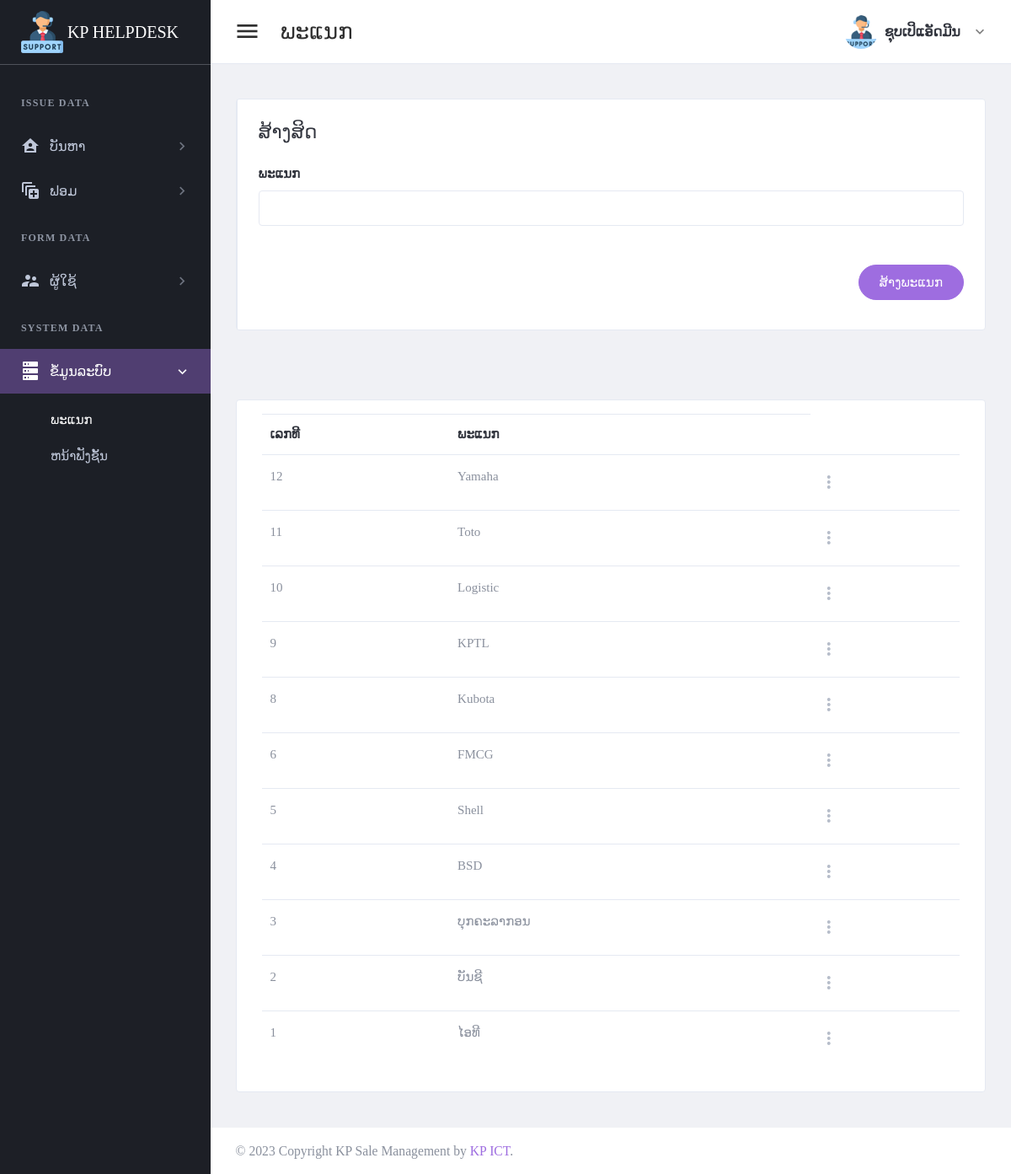
/page/depart.php (signed in), run on an earlier commit of the app's database.
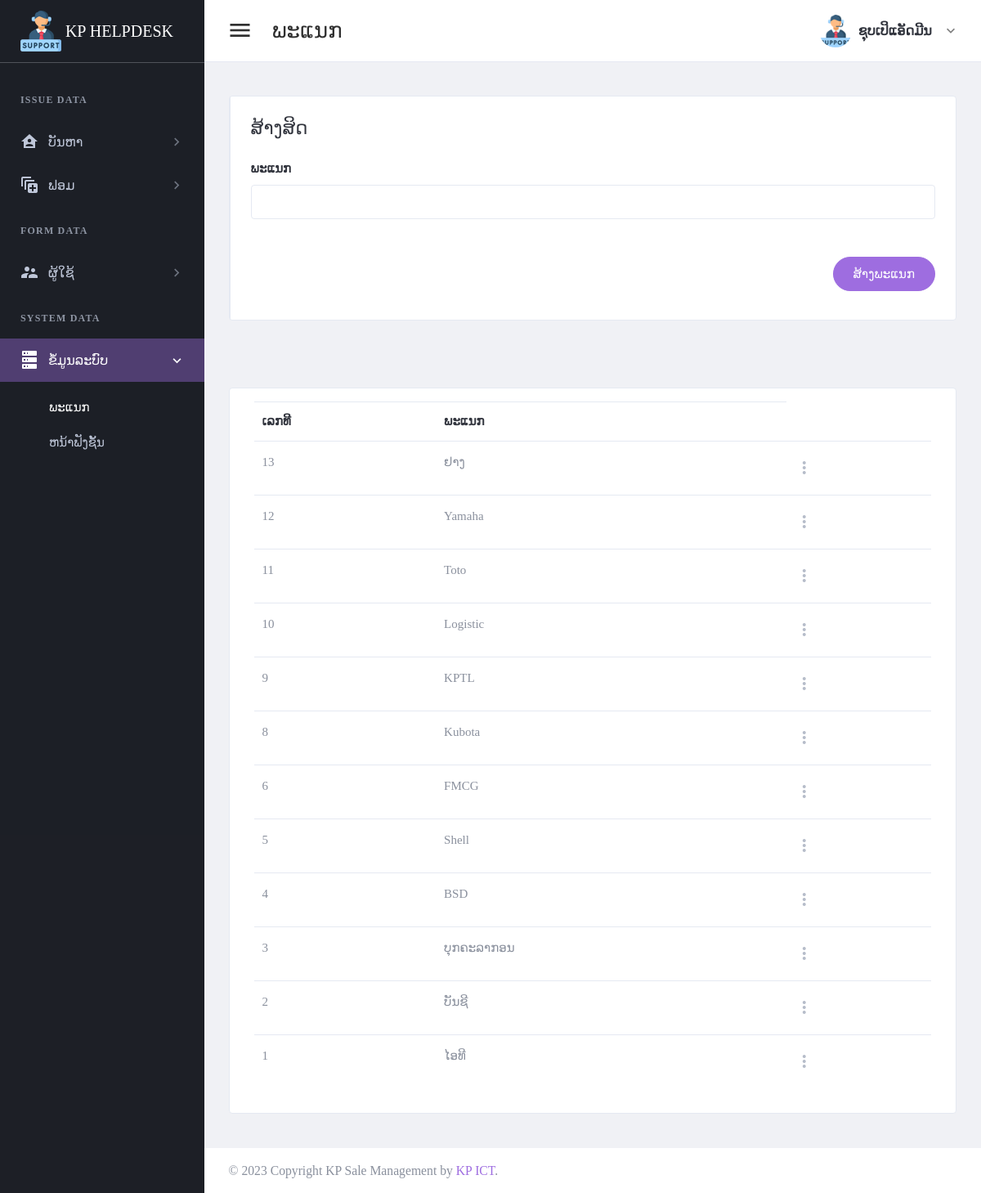
And on a later commit of the database.
### tables this page shows
CREATE TABLE `tbl_header_title` (
  `ht_id` int(11) NOT NULL,
  `ht_name` varchar(300) DEFAULT NULL
);

CREATE TABLE `tbl_sub_title` (
  `st_id` int(11) NOT NULL,
  `st_name` varchar(300) DEFAULT NULL,
  `icon_code` varchar(100) DEFAULT NULL,
  `ht_id` int(11) DEFAULT NULL
);

CREATE TABLE `tbl_page_title` (
  `pt_id` int(11) NOT NULL,
  `pt_name` varchar(300) DEFAULT NULL,
  `ptf_name` varchar(100) DEFAULT NULL,
  `st_id` int(11) DEFAULT NULL
);

CREATE TABLE `tbl_depart` (
  `dp_id` int(11) NOT NULL,
  `dp_name` varchar(150) DEFAULT NULL
);

### setting/checksession.php (called while the page is built, shortened)
<?php
	if($_SESSION['id_users'] == "" )
	{
	header("location:logout.php");
	}
	  else{
		$role_id = $_SESSION["role_id"];
	}
?>

### page/depart.php (the view, shortened to what the changed rows need)
<?php
include("../setting/checksession.php");
include("../setting/conn.php");
$header_name = "ພະແນກ";
$header_click = "4";
?>
<!DOCTYPE html>
<html lang="en" dir="ltr">
<head>
    <?php
    include("../setting/callcss.php");
    ?>
</head>
<body class="navbar-fixed sidebar-fixed" id="body">
    <div class="wrapper">
        <?php include "menu.php"; ?>
        <div class="page-wrapper">
            <div class="content-wrapper">
                <div class="content">
                    <div class="card card-default">
                        <div class="card-body">
                            <table id="productsTable" class="table table-hover table-product" style="width:100%">
                                <thead>
                                    <tr>
                                        <th>ເລກທີ</th>
                                        <th>ພະແນກ</th>
                                    </tr>
                                </thead>
                                <tbody>
                                    <?php
                                    $stmt4 = $conn->prepare("select dp_id,dp_name
                                    from tbl_depart
                                    order by dp_id desc ");
                                    $stmt4->execute();
                                    if ($stmt4->rowCount() > 0) {
                                        while ($row4 = $stmt4->fetch(PDO::FETCH_ASSOC)) {
                                            $dp_id = $row4['dp_id'];
                                            $dp_name = $row4['dp_name'];
                                    ?>
                                            <tr>
                                                <td><?php echo "$dp_id"; ?></td>
                                                <td><?php echo "$dp_name"; ?></td>
                                                <td>
                                                    <div class="dropdown">
                                                        <a class="dropdown-toggle icon-burger-mini" href="#" role="button" id="dropdownMenuLink" data-toggle="dropdown" aria-haspopup="true" aria-expanded="false" data-display="static">
                                                        </a>
                                                    </div>
                                                </td>
                                            </tr>
                                    <?php
                                        }
                                    }
                                    ?>
                                </tbody>
                            </table>
                        </div>
                    </div>
                </div>
            </div>
        </div>
    </div>
</body>
</html>

### page/menu.php (shortened to what the changed rows need)
<aside class="left-sidebar sidebar-dark" id="left-sidebar">
  <div id="sidebar" class="sidebar sidebar-with-footer">
    <div class="sidebar-left" data-simplebar style="height: 100%;">
      <ul class="nav sidebar-inner" id="sidebar-menu">
        <?php
        $stmt = $conn->prepare(" SELECT distinct a.ht_id,ht_name
        FROM tbl_header_title a
        left join tbl_role_page b on a.ht_id = b.ht_id
        where role_id ='$role_id'
        order by  a.ht_id asc ");
        $stmt->execute();
        if ($stmt->rowCount() > 0) {
          while ($row = $stmt->fetch(PDO::FETCH_ASSOC)) {
            $ht_id = $row['ht_id'];
            $ht_name = $row['ht_name'];
        ?>
            <li class="section-title"> <?php echo "$ht_name"; ?></li>
            <?php
            $stmt1 = $conn->prepare("SELECT distinct a.st_id,st_name,role_id,icon_code
            FROM tbl_sub_title a
            left join tbl_role_page b on a.st_id = b.st_id
            where a.ht_id = '$ht_id' and role_id ='$role_id'
            order by a.st_id asc ");
            $stmt1->execute();
            if ($stmt1->rowCount() > 0) {
              while ($row1 = $stmt1->fetch(PDO::FETCH_ASSOC)) {
                $st_name = $row1['st_name'];
                $st_id = $row1['st_id'];
                $icon_code = $row1['icon_code'];
            ?>
                <li class='has-sub <?php if ($header_click == "$st_id") {  echo "active expand"; } ?>'>
                  <a class="sidenav-item-link" href="javascript:void(0)" data-toggle="collapse" data-target='#<?php echo "$st_name"; ?>' aria-expanded="false" aria-controls="<?php echo "$st_name"; ?>">
                    <i class="mdi <?php echo"$icon_code";?>"></i>
                    <span class="nav-text"> <?php echo "$st_name"; ?> </span> <b class="caret"></b>
                  </a>
                  <ul class='collapse <?php if ($header_click == "$st_id" ) { echo "show"; } ?>' id="<?php echo "$st_name"; ?>" data-parent="#sidebar-menu">
                    <div class="sub-menu">
                      <?php
                      $stmt2 = $conn->prepare(" SELECT pt_name,ptf_name
                      FROM tbl_page_title a
                      left join tbl_role_page b on a.pt_id = b.pt_id
                      where a.st_id = '$st_id' and role_id ='$role_id'
                      order by a.pt_id asc ");
                      $stmt2->execute();
                      if ($stmt2->rowCount() > 0) {
                        while ($row2 = $stmt2->fetch(PDO::FETCH_ASSOC)) {
                          $pt_name = $row2['pt_name'];
                      ?>
                          <li class="<?php if ($header_name ==  $row2['pt_name']) { echo "active"; } ?>">
                            <a class="sidenav-item-link" href='<?php echo $row2['ptf_name'] ?>'>
                              <span class="nav-text"><?php echo"$pt_name";?></span>
                            </a>
                          </li>
                      <?php
                        }
                      }
                      ?>
                    </div>
                  </ul>
              <?php
              }
            }
              ?>
                </li>
            <?php
          }
        }
            ?>
      </ul>
    </div>
  </div>
</aside>

What changed in the data, as far as the page shows it:
added tbl_depart: dp_id "13", dp_name "ຢາງ"
